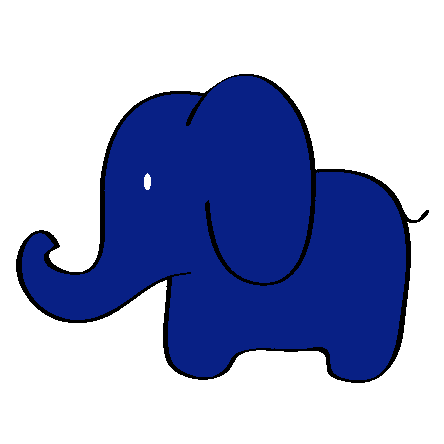
#> input picture Tutorial_4/task1/b/elephant.bmp, 444 x 444 px
$ python elephant.py
#> lines starting #> are read from the running program, lines starting #| are printed output that depends on the picture
import numpy as np
import random as rnd
import matplotlib.pyplot as plt
from PIL import Image


def elephant_function(n):

#> called with n = 50000
	picture=Image.open("elephant.bmp")
#> picture is the input picture: PIL image 444x444 RGB; mean R, G, B 159.7, 168.1, 203.6
	pixels=picture.load()

	width,height=picture.size
#> width = 444; height = 444

	rnd.seed()

	x=np.array([])
	y=np.array([])

	for i in range(n):
		x_rand=np.random.uniform(0,width,1)
		y_rand=np.random.uniform(0,height,1)

		color_value=pixels[int(x_rand),int(y_rand)]

		not_white=1

		for i in xrange(3):
			if (color_value[i]==255):
				not_white=not_white*0

		if(not_white == 1):
			x=np.append(x,x_rand)
			y=np.append(y,y_rand)
#> this loop made 50000 passes
#> color_value on passes 1 to 12: (8, 32, 133), (8, 32, 133), (8, 32, 133), (255, 255, 255), (255, 255, 255), (8, 32, 133), (255, 255, 255), (255, 255, 255), (255, 255, 255), (255, 255, 255), (255, 255, 255), (8, 32, 133)

	y=height-y

	return x,y

x,y=elephant_function(50000)
plt.figure(100)
plt.hist2d(x,y,bins=250)
plt.xlabel("X")
plt.ylabel("Y")
plt.colorbar()
plt.title("elephant function")
plt.savefig("elephant_function.png")
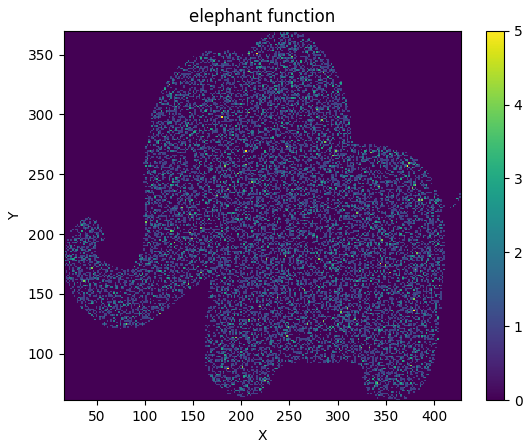
#> figure drawn by matplotlib, 2 panels

to_plot=[1,4,9,19,49]

for i in range(50):
	x_,y_=elephant_function(20000)
#> the loop in elephant_function (call 2), `for i in range(n):` made 20000 passes
	x=np.add(x,np.resize(x_,len(x)))
	y=np.add(y,np.resize(y_,len(y)))

	if i in to_plot:
		plt.figure(i)
		plt.hist2d(x,y,bins=250)
		plt.xlabel("X")
		plt.ylabel("Y")
		plt.colorbar()
		plt.title("Elephant function stacked "+str(i+1)+" times")
		plt.savefig("Elephant_function_stacked_"+str(i+1)+".png")

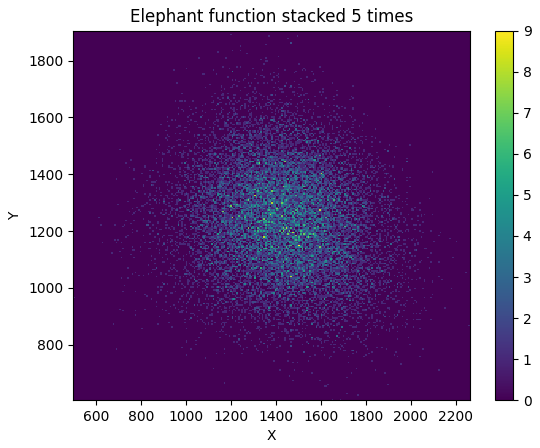
#> figure drawn by matplotlib, 2 panels
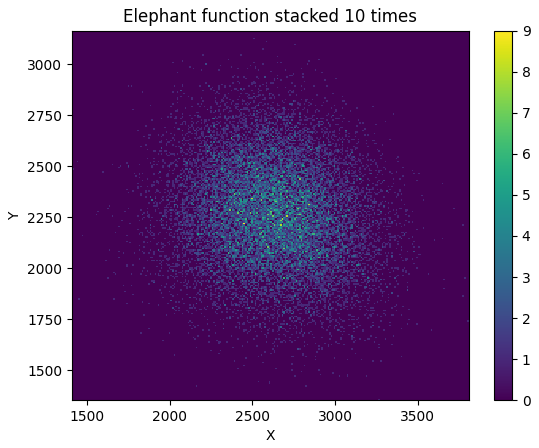
#> figure drawn by matplotlib, 2 panels
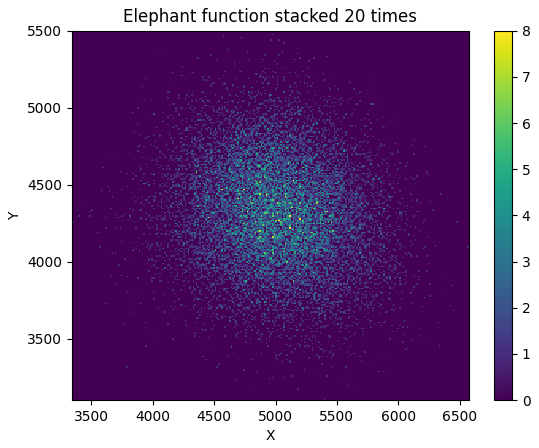
#> figure drawn by matplotlib, 2 panels
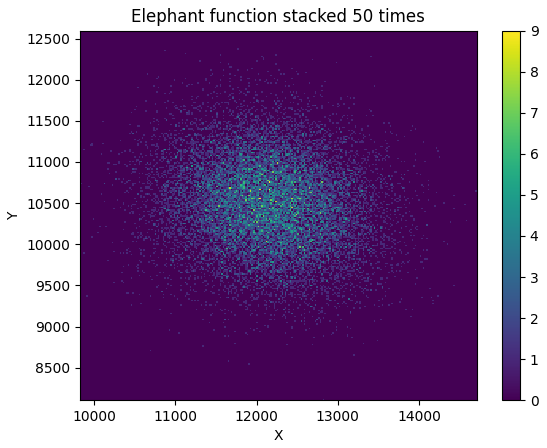
#> figure drawn by matplotlib, 2 panels
